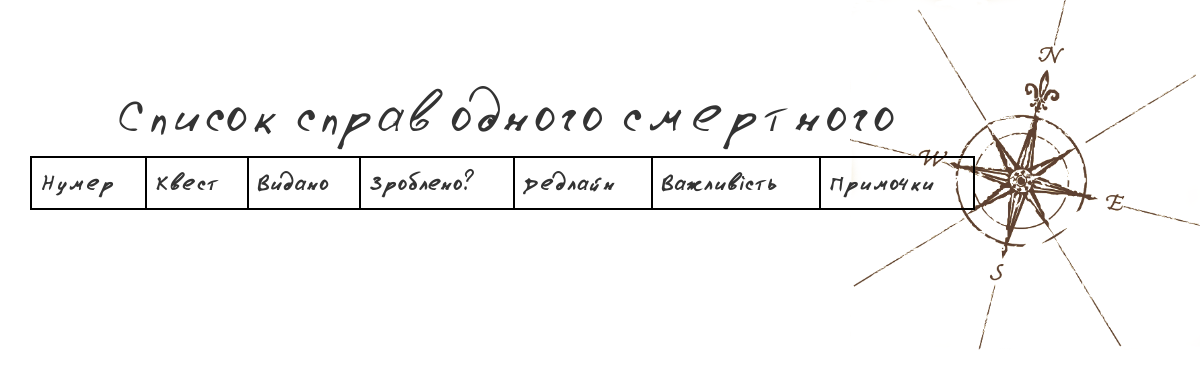
Before: /todo with the older database file.
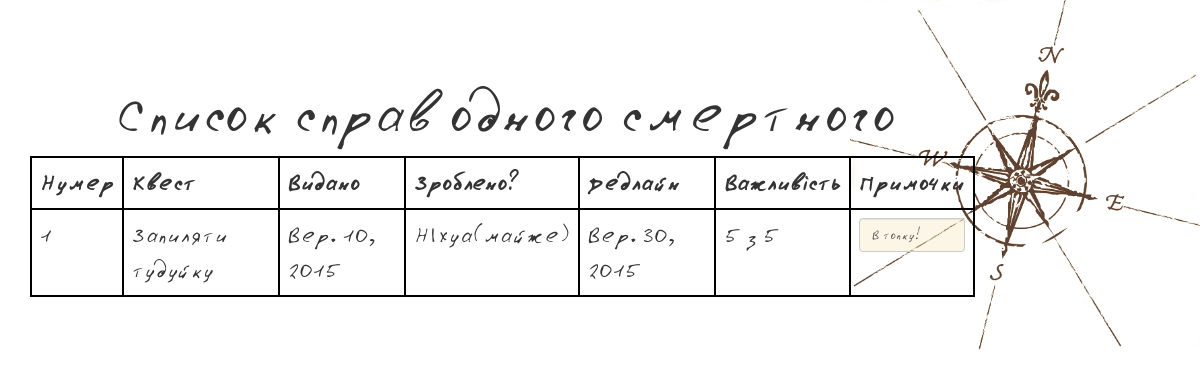
After: the same page with the newer database file.
### tudulist/models.py (models this page shows)
class task(models.Model):
    id = models.IntegerField(primary_key=True, unique=True, db_index=True)
    quest = models.CharField(max_length=256, blank=False, verbose_name=u"Квест")
    given = models.DateField(blank=False, verbose_name=u"Видано", null=True)
    deadline = models.DateField(blank=False, verbose_name=u"Дедлайн", null=True)
    notes = models.TextField(blank=True, verbose_name=u"Додаткові нотатки")
    done = models.BooleanField(blank=True, verbose_name=u"Здано")
    progress = models.CharField(blank=True, max_length=256, verbose_name=u"Зроблено", null=True)
    whois = models.CharField(max_length=256, blank=True, verbose_name=u"Квестодавець")
    priority = models.IntegerField(verbose_name="Пріоритет", null=True)

### tudulist/views.py (the view, shortened to what this page needs)
# urls.py: url(r'^todo', 'tudulist.views.todo',name='tudu'),
def todo(request):
    todo_list = task.objects.all().order_by('id')
    translation.activate("uk")
    print(request.path)
    return render(request, 'todo.html', {'todo': todo_list})

### tudulist/templates/todo.html (shortened to what this page needs)
{% extends "base.html" %}
{% load static from staticfiles %}
{% block content %}
<a href="http://localhost:8000/todo/add">
<div  id="kompas" class="compass" >
    </div></a>
<div class="container">
    <div class="row" style="">
        <br>
        <br>
        <br>
        <h1 style="font-family: BetinaScript; padding-left: 100px; font-size: 60px ;">Список справ одного смертного</h1>
    </div>
</div>
<div class="container" id="contents">
    <div class="row">
    <div class="col-xs-10">
    <table class="table">
        <tr style="font-size: 25px;">
            <td><b>Нумер</b></td>
            <td><b>Квест</b></td>
            <td><b>Видано</b></td>
            <td><b>Зроблено?</b></td>
            <td><b>Дедлайн</b></td>
            <td><b>Важливість</b></td>
            <td><b>Примочки</b></td>
        </tr>
        {% for item in todo %}
        <tr>
            <td>{{ forloop.counter }}</td>
            <td>{{ item.quest }}</td>
            <td>{{ item.given }}</td>
            <td>{{ item.progress }}</td>
            <td>{{ item.deadline }}</td>
            <td>{{ item.priority }} з 5</td>
            <td>
                <form id="{{ item.id }}" name="selector_{{ item.id }}" method="post" enctype="multipart/form-data">{% csrf_token %}
                <select name="action" class="form-control" style="background-color:  RGBA(243, 228, 185, 0.2); -webkit-appearance:
                none;">
                     <option onclick="submitform(); window.location.reload()" value="delete {{ item.id }}">В топку!</option>
                </select>
                </form>
            </td>
        </tr>
        {% endfor %}
    </table>
    </div>
        <div class="col-xs-3"></div>
    </div>
    </div>
{% endblock content %}

### tudulist/templates/base.html (shortened to what this page needs)
{% load static from staticfiles %}
<html>
<!DOCTYPE html>
<link rel="stylesheet" href="https://maxcdn.bootstrapcdn.com/bootstrap/3.3.5/css/bootstrap.min.css">
<link rel="stylesheet" href="https://maxcdn.bootstrapcdn.com/bootstrap/3.3.5/css/bootstrap-theme.min.css">
<link rel="stylesheet" type="text/css" href="http://localhost:8000/static/main.css">
<head>
</head>
<body>
{% block content %}{% endblock content %}
</body>
</html>

### tudulist/static/main.css (style rules this page uses)
body { background-image: url(bg.png); background-attachment: scroll; }
table { border-collapse: collapse; border: 2px solid black; font-family: BetinaScript; }
tr,td { border: 2px solid black; font-family: BetinaScript; font-size: 24px ; }
select,option { font-size: 30px; font-family: BetinaScript; background-color: RGBA(243, 228, 185, 0.2); font-color: #000 }
form, button { font-family: BetinaScript; font-size: 24px ; background-color: RGBA(243, 228, 185, 0.2); border: 0px none black }
.compass { position: absolute; top: 0px; right: 0px; width: 350px; height:350px; display:block; background:transparent url('kompass2.png') ; background-size: cover; }

Changed rows visible on the page:
added task: quest "Запиляти тудуйку", given "Вер. 10, 2015", progress "НІхуа(майже)", deadline "Вер. 30, 2015", priority "5"
